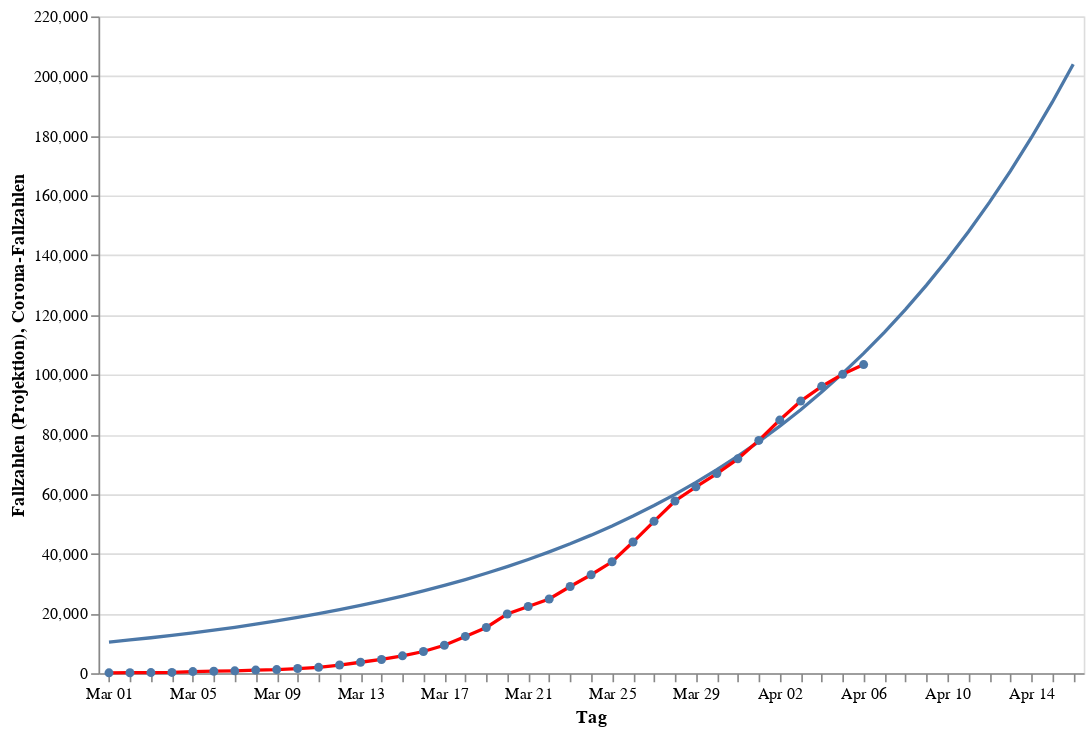

Source (notebook cell):
### Code cell
infections_chart = alt.Chart(data).mark_line(point=True, color="red").encode(
    alt.X("monthdate(day):O", title="Tag"),
    alt.Y("cases:Q", title="Corona-Fallzahlen"))
projection_chart = alt.Chart(projection_data).mark_line(point=False).encode(
    alt.X("monthdate(day):O", title="Tag"),
    alt.Y("curve:Q", title="Fallzahlen (Projektion)"))
(projection_chart + infections_chart).properties(width=600, height=400)

### Figure 1 — Vega-Lite specification as saved in the notebook (floating-point values rounded to 4 significant figures)
{"config": {"view": {"continuousWidth": 400, "continuousHeight": 300}}, "layer": [{"data": {"name": "data-233b17e2d012d04dde15b3327974b91b"}, "mark": {"type": "line", "point": false}, "encoding": {"x": {"type": "ordinal", "field": "day", "timeUnit": "monthdate", "title": "Tag"}, "y": {"type": "quantitative", "field": "curve", "title": "Fallzahlen (Projektion)"}}}, {"data": {"name": "data-cba6b272050816787c1e0bb806f5bc56"}, "mark": {"type": "line", "color": "red", "point": true}, "encoding": {"x": {"type": "ordinal", "field": "day", "timeUnit": "monthdate", "title": "Tag"}, "y": {"type": "quantitative", "field": "cases", "title": "Corona-Fallzahlen"}}}], "height": 400, "width": 600, "$schema": "https://vega.github.io/schema/vega-lite/v4.0.2.json", "datasets": {"data-233b17e2d012d04dde15b3327974b91b": [{"day": "2020-03-01T00:00:00", "curve": 10440.0}, {"day": "2020-03-02T00:00:00", "curve": 11140.0}, {"day": "2020-03-03T00:00:00", "curve": 11880.0}, {"day": "2020-03-04T00:00:00", "curve": 12680.0}, {"day": "2020-03-05T00:00:00", "curve": 13520.0}, {"day": "2020-03-06T00:00:00", "curve": 14430.0}, {"day": "2020-03-07T00:00:00", "curve": 15390.0}, {"day": "2020-03-08T00:00:00", "curve": 16420.0}, {"day": "2020-03-09T00:00:00", "curve": 17520.0}, {"day": "2020-03-10T00:00:00", "curve": 18690.0}, {"day": "2020-03-11T00:00:00", "curve": 19940.0}, {"day": "2020-03-12T00:00:00", "curve": 21280.0}, {"day": "2020-03-13T00:00:00", "curve": 22700.0}, {"day": "2020-03-14T00:00:00", "curve": 24220.0}, {"day": "2020-03-15T00:00:00", "curve": 25840.0}, {"day": "2020-03-16T00:00:00", "curve": 27570.0}, {"day": "2020-03-17T00:00:00", "curve": 29410.0}, {"day": "2020-03-18T00:00:00", "curve": 31370.0}, {"day": "2020-03-19T00:00:00", "curve": 33470.0}, {"day": "2020-03-20T00:00:00", "curve": 35710.0}, {"day": "2020-03-21T00:00:00", "curve": 38100.0}, {"day": "2020-03-22T00:00:00", "curve": 40640.0}, {"day": "2020-03-23T00:00:00", "curve": 43360.0}, {"day": "2020-03-24T00:00:00", "curve": 46250.0}, {"day": "2020-03-25T00:00:00", "curve": 49340.0}, {"day": "2020-03-26T00:00:00", "curve": 52640.0}, {"day": "2020-03-27T00:00:00", "curve": 56160.0}, {"day": "2020-03-28T00:00:00", "curve": 59910.0}, {"day": "2020-03-29T00:00:00", "curve": 63910.0}, {"day": "2020-03-30T00:00:00", "curve": 68170.0}, {"day": "2020-03-31T00:00:00", "curve": 72720.0}, {"day": "2020-04-01T00:00:00", "curve": 77570.0}, {"day": "2020-04-02T00:00:00", "curve": 82750.0}, {"day": "2020-04-03T00:00:00", "curve": 88270.0}, {"day": "2020-04-04T00:00:00", "curve": 94150.0}, {"day": "2020-04-05T00:00:00", "curve": 100400.0}, {"day": "2020-04-06T00:00:00", "curve": 107100.0}, {"day": "2020-04-07T00:00:00", "curve": 114300.0}, {"day": "2020-04-08T00:00:00", "curve": 121900.0}, {"day": "2020-04-09T00:00:00", "curve": 130000.0}, {"day": "2020-04-10T00:00:00", "curve": 138600.0}, {"day": "2020-04-11T00:00:00", "curve": 147900.0}, {"day": "2020-04-12T00:00:00", "curve": 157700.0}, {"day": "2020-04-13T00:00:00", "curve": 168200.0}, {"day": "2020-04-14T00:00:00", "curve": 179400.0}, {"day": "2020-04-15T00:00:00", "curve": 191300.0}, {"day": "2020-04-16T00:00:00", "curve": 204000.0}], "data-cba6b272050816787c1e0bb806f5bc56": [{"day": "2020-03-01T00:00:00", "cases": 130}, {"day": "2020-03-02T00:00:00", "cases": 165}, {"day": "2020-03-03T00:00:00", "cases": 203}, {"day": "2020-03-04T00:00:00", "cases": 262}, {"day": "2020-03-05T00:00:00", "cases": 545}, {"day": "2020-03-06T00:00:00", "cases": 670}, {"day": "2020-03-07T00:00:00", "cases": 800}, {"day": "2020-03-08T00:00:00", "cases": 1040}, {"day": "2020-03-09T00:00:00", "cases": 1224}, {"day": "2020-03-10T00:00:00", "cases": 1565}, {"day": "2020-03-11T00:00:00", "cases": 1966}, {"day": "2020-03-12T00:00:00", "cases": 2745}, {"day": "2020-03-13T00:00:00", "cases": 3675}, {"day": "2020-03-14T00:00:00", "cases": 4599}, {"day": "2020-03-15T00:00:00", "cases": 5813}, {"day": "2020-03-16T00:00:00", "cases": 7272}, {"day": "2020-03-17T00:00:00", "cases": 9367}, {"day": "2020-03-18T00:00:00", "cases": 12327}, {"day": "2020-03-19T00:00:00", "cases": 15320}, {"day": "2020-03-20T00:00:00", "cases": 19848}, {"day": "2020-03-21T00:00:00", "cases": 22364}, {"day": "2020-03-22T00:00:00", "cases": 24873}, {"day": "2020-03-23T00:00:00", "cases": 29056}, {"day": "2020-03-24T00:00:00", "cases": 32991}, {"day": "2020-03-25T00:00:00", "cases": 37323}, {"day": "2020-03-26T00:00:00", "cases": 43938}, {"day": "2020-03-27T00:00:00", "cases": 50871}, {"day": "2020-03-28T00:00:00", "cases": 57695}, {"day": "2020-03-29T00:00:00", "cases": 62435}, {"day": "2020-03-30T00:00:00", "cases": 66885}, {"day": "2020-03-31T00:00:00", "cases": 71808}, {"day": "2020-04-01T00:00:00", "cases": 77981}, {"day": "2020-04-02T00:00:00", "cases": 84794}, {"day": "2020-04-03T00:00:00", "cases": 91159}, {"day": "2020-04-04T00:00:00", "cases": 96092}, {"day": "2020-04-05T00:00:00", "cases": 100123}, {"day": "2020-04-06T00:00:00", "cases": 103375}]}}
